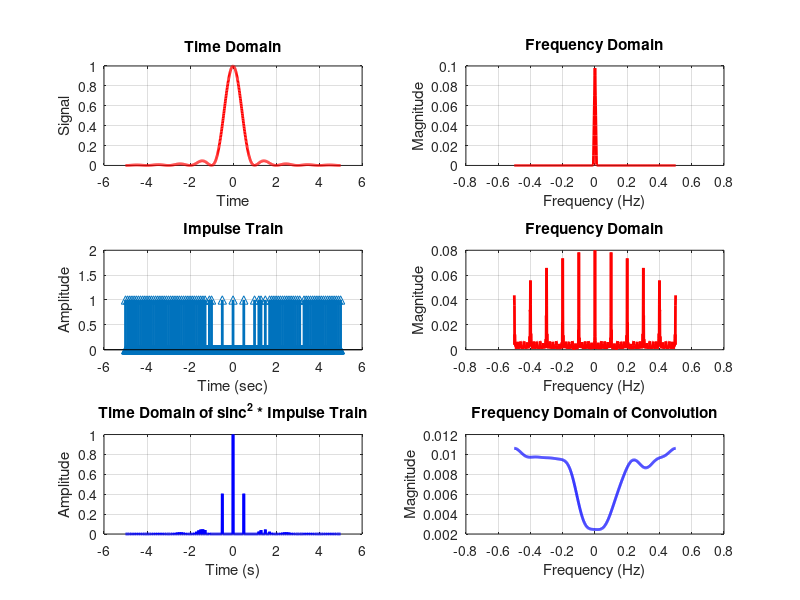

This chart was generated by the following MATLAB code:
clc, clear all, close all;
% Nyquist Sampling Frequency Limit Simulation
% Written By: Rasit
% 10-Mar-2024

%% Creating a sinc^2 signal
Fs = 1;                   % frequency of impulse
time = (-5:1e-2:5)';      % Time range for impulse train
Signal = sinc(time).^2;   % sinc^2 signal

% impulse train
Fsample = 10;              % sampling frequency with oversampling factor
Ts_sample = 1/Fsample;
t_sample = (min(time):Ts_sample:max(time))';
impulse = zeros(size(time));
impulse(mod(time, Ts_sample) == 0) = 1;

%% Plot Result

% Time domain of sinc^2 signal
subplot(321)
plot(time, Signal, 'r', 'LineWidth', 2), grid on
xlabel("Time"), ylabel("Signal"), title("Time Domain")

% Frequency domain of sinc^2 signal
Signal_fft = abs(fftshift(fft(Signal)));
frequencies = linspace(-Fs/2, Fs/2, length(Signal_fft));
subplot(322)
plot(frequencies, Signal_fft/length(time), "r", 'LineWidth', 2), grid on
xlabel('Frequency (Hz)')
ylabel('Magnitude')
title("Frequency Domain")

% Time domain of impulse train
subplot(323)
stem(time, impulse, '^', 'LineWidth', 2), grid on;
ylabel('Amplitude'), xlabel('Time (sec)');
title('Impulse Train'), ylim([0 2]);

% Frequency domain of impulse train
Impulse_fft = abs(fftshift(fft(impulse)));
subplot(324)
plot(frequencies, Impulse_fft/length(time), "r", 'LineWidth', 2), grid on
xlabel('Frequency (Hz)')
ylabel('Magnitude')
title("Frequency Domain")

% Time domain of sinc^2 * impulse train
sinc_impulse = Signal .* impulse;
subplot(325)
plot(time, sinc_impulse, 'b', 'LineWidth', 2), grid on
xlabel('Time (s)'), ylabel('Amplitude')
title('Time Domain of sinc^2 * Impulse Train')

% Frequency domain of convolution
Sinc_fft = fft(Signal);
Impulse_fft_full = fft(impulse, length(Signal));
Convolution_fft = abs(fftshift(ifft(Sinc_fft .* Impulse_fft_full)));
subplot(326)
plot(frequencies, Convolution_fft/length(time), "b", 'LineWidth', 2), grid on
xlabel('Frequency (Hz)')
ylabel('Magnitude')
title("Frequency Domain of Convolution")
